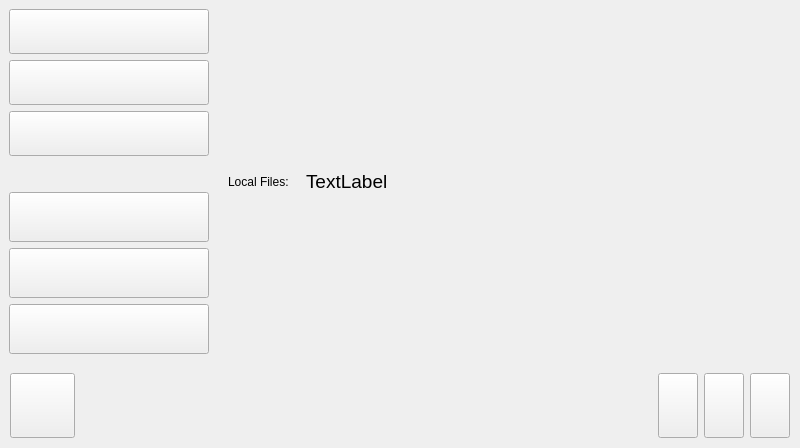
<?xml version="1.0" encoding="UTF-8"?>
<ui version="4.0">
 <class>PrintPage</class>
 <widget class="QWidget" name="PrintPage">
  <property name="geometry">
   <rect>
    <x>0</x>
    <y>0</y>
    <width>800</width>
    <height>448</height>
   </rect>
  </property>
  <property name="maximumSize">
   <size>
    <width>800</width>
    <height>448</height>
   </size>
  </property>
  <property name="windowTitle">
   <string>ControlWindow</string>
  </property>
  <layout class="QVBoxLayout" name="verticalLayout_7">
   <property name="spacing">
    <number>0</number>
   </property>
   <property name="leftMargin">
    <number>0</number>
   </property>
   <property name="topMargin">
    <number>0</number>
   </property>
   <property name="rightMargin">
    <number>0</number>
   </property>
   <property name="bottomMargin">
    <number>0</number>
   </property>
   <item>
    <layout class="QHBoxLayout" name="horizontalLayout">
     <property name="spacing">
      <number>0</number>
     </property>
     <item>
      <widget class="QWidget" name="LeftBar" native="true">
       <layout class="QVBoxLayout" name="verticalLayout_6">
        <property name="spacing">
         <number>6</number>
        </property>
        <property name="bottomMargin">
         <number>9</number>
        </property>
        <item>
         <widget class="QPushButton" name="pushbutton_SDtab">
          <property name="sizePolicy">
           <sizepolicy hsizetype="Preferred" vsizetype="Maximum">
            <horstretch>0</horstretch>
            <verstretch>0</verstretch>
           </sizepolicy>
          </property>
          <property name="minimumSize">
           <size>
            <width>160</width>
            <height>45</height>
           </size>
          </property>
          <property name="maximumSize">
           <size>
            <width>16777215</width>
            <height>16777215</height>
           </size>
          </property>
          <property name="text">
           <string/>
          </property>
          <property name="icon">
           <iconset resource="img.qrc">
            <normaloff>:/img/img/SD_2.png</normaloff>:/img/img/SD_2.png</iconset>
          </property>
          <property name="iconSize">
           <size>
            <width>160</width>
            <height>40</height>
           </size>
          </property>
         </widget>
        </item>
        <item>
         <widget class="QPushButton" name="pushbutton_USBtab">
          <property name="sizePolicy">
           <sizepolicy hsizetype="Preferred" vsizetype="Maximum">
            <horstretch>0</horstretch>
            <verstretch>0</verstretch>
           </sizepolicy>
          </property>
          <property name="minimumSize">
           <size>
            <width>160</width>
            <height>45</height>
           </size>
          </property>
          <property name="maximumSize">
           <size>
            <width>16777215</width>
            <height>16777215</height>
           </size>
          </property>
          <property name="text">
           <string/>
          </property>
          <property name="icon">
           <iconset resource="img.qrc">
            <normaloff>:/img/img/USB_2.png</normaloff>:/img/img/USB_2.png</iconset>
          </property>
          <property name="iconSize">
           <size>
            <width>160</width>
            <height>40</height>
           </size>
          </property>
         </widget>
        </item>
        <item>
         <widget class="QPushButton" name="pushbutton_Localtab">
          <property name="sizePolicy">
           <sizepolicy hsizetype="Preferred" vsizetype="Maximum">
            <horstretch>0</horstretch>
            <verstretch>0</verstretch>
           </sizepolicy>
          </property>
          <property name="minimumSize">
           <size>
            <width>160</width>
            <height>45</height>
           </size>
          </property>
          <property name="maximumSize">
           <size>
            <width>16777215</width>
            <height>16777215</height>
           </size>
          </property>
          <property name="text">
           <string/>
          </property>
          <property name="icon">
           <iconset resource="img.qrc">
            <normaloff>:/img/img/LOCAL_2.png</normaloff>:/img/img/LOCAL_2.png</iconset>
          </property>
          <property name="iconSize">
           <size>
            <width>160</width>
            <height>40</height>
           </size>
          </property>
         </widget>
        </item>
        <item>
         <spacer name="verticalSpacer">
          <property name="orientation">
           <enum>Qt::Vertical</enum>
          </property>
          <property name="sizeHint" stdset="0">
           <size>
            <width>20</width>
            <height>40</height>
           </size>
          </property>
         </spacer>
        </item>
        <item>
         <spacer name="horizontalSpacer_2">
          <property name="orientation">
           <enum>Qt::Horizontal</enum>
          </property>
          <property name="sizeType">
           <enum>QSizePolicy::Fixed</enum>
          </property>
          <property name="sizeHint" stdset="0">
           <size>
            <width>200</width>
            <height>20</height>
           </size>
          </property>
         </spacer>
        </item>
        <item>
         <widget class="QPushButton" name="pushbutton_folder_up">
          <property name="sizePolicy">
           <sizepolicy hsizetype="Preferred" vsizetype="Maximum">
            <horstretch>0</horstretch>
            <verstretch>0</verstretch>
           </sizepolicy>
          </property>
          <property name="minimumSize">
           <size>
            <width>160</width>
            <height>50</height>
           </size>
          </property>
          <property name="maximumSize">
           <size>
            <width>16777215</width>
            <height>16777215</height>
           </size>
          </property>
          <property name="text">
           <string/>
          </property>
          <property name="icon">
           <iconset resource="img.qrc">
            <normaloff>:/img/img/Up_one_folder.png</normaloff>:/img/img/Up_one_folder.png</iconset>
          </property>
          <property name="iconSize">
           <size>
            <width>160</width>
            <height>40</height>
           </size>
          </property>
         </widget>
        </item>
        <item>
         <widget class="QPushButton" name="pushbutton_folder_open">
          <property name="sizePolicy">
           <sizepolicy hsizetype="Preferred" vsizetype="Maximum">
            <horstretch>0</horstretch>
            <verstretch>0</verstretch>
           </sizepolicy>
          </property>
          <property name="minimumSize">
           <size>
            <width>160</width>
            <height>50</height>
           </size>
          </property>
          <property name="maximumSize">
           <size>
            <width>16777215</width>
            <height>16777215</height>
           </size>
          </property>
          <property name="text">
           <string/>
          </property>
          <property name="icon">
           <iconset resource="img.qrc">
            <normaloff>:/img/img/Open_folder.png</normaloff>:/img/img/Open_folder.png</iconset>
          </property>
          <property name="iconSize">
           <size>
            <width>160</width>
            <height>40</height>
           </size>
          </property>
         </widget>
        </item>
        <item>
         <widget class="QPushButton" name="pushbutton_scan_sd">
          <property name="sizePolicy">
           <sizepolicy hsizetype="Preferred" vsizetype="Maximum">
            <horstretch>0</horstretch>
            <verstretch>0</verstretch>
           </sizepolicy>
          </property>
          <property name="minimumSize">
           <size>
            <width>160</width>
            <height>50</height>
           </size>
          </property>
          <property name="maximumSize">
           <size>
            <width>16777215</width>
            <height>16777215</height>
           </size>
          </property>
          <property name="text">
           <string/>
          </property>
          <property name="icon">
           <iconset resource="img.qrc">
            <normaloff>:/img/img/Scan_2.png</normaloff>:/img/img/Scan_2.png</iconset>
          </property>
          <property name="iconSize">
           <size>
            <width>160</width>
            <height>40</height>
           </size>
          </property>
         </widget>
        </item>
       </layout>
      </widget>
     </item>
     <item>
      <widget class="QStackedWidget" name="stackedPrintingOptions">
       <property name="currentIndex">
        <number>2</number>
       </property>
       <widget class="QWidget" name="SDMainLayout">
        <property name="font">
         <font>
          <family>.AppleSystemUIFont</family>
         </font>
        </property>
        <layout class="QVBoxLayout" name="verticalLayout_2">
         <property name="spacing">
          <number>0</number>
         </property>
         <property name="leftMargin">
          <number>0</number>
         </property>
         <property name="topMargin">
          <number>0</number>
         </property>
         <property name="rightMargin">
          <number>0</number>
         </property>
         <property name="bottomMargin">
          <number>0</number>
         </property>
         <item>
          <layout class="QHBoxLayout" name="Text">
           <property name="spacing">
            <number>0</number>
           </property>
           <property name="leftMargin">
            <number>10</number>
           </property>
           <property name="topMargin">
            <number>10</number>
           </property>
           <property name="rightMargin">
            <number>10</number>
           </property>
           <property name="bottomMargin">
            <number>10</number>
           </property>
           <item>
            <widget class="QLabel" name="sd_pathlabel">
             <property name="font">
              <font>
               <family>.AppleSystemUIFont</family>
               <pointsize>14</pointsize>
              </font>
             </property>
             <property name="text">
              <string>SD Card Files:     </string>
             </property>
            </widget>
           </item>
          </layout>
         </item>
         <item>
          <layout class="QHBoxLayout" name="SDTableLayout"/>
         </item>
        </layout>
       </widget>
       <widget class="QWidget" name="USBMainLayout">
        <layout class="QVBoxLayout" name="verticalLayout">
         <property name="spacing">
          <number>0</number>
         </property>
         <property name="leftMargin">
          <number>0</number>
         </property>
         <property name="topMargin">
          <number>0</number>
         </property>
         <property name="rightMargin">
          <number>0</number>
         </property>
         <property name="bottomMargin">
          <number>0</number>
         </property>
         <item>
          <layout class="QHBoxLayout" name="Text2">
           <property name="spacing">
            <number>0</number>
           </property>
           <property name="leftMargin">
            <number>10</number>
           </property>
           <property name="topMargin">
            <number>10</number>
           </property>
           <property name="rightMargin">
            <number>10</number>
           </property>
           <property name="bottomMargin">
            <number>10</number>
           </property>
           <item>
            <widget class="QLabel" name="USB_Label">
             <property name="text">
              <string>USB Files:    </string>
             </property>
            </widget>
           </item>
           <item>
            <widget class="QLabel" name="usb_pathlabel">
             <property name="sizePolicy">
              <sizepolicy hsizetype="Expanding" vsizetype="Preferred">
               <horstretch>0</horstretch>
               <verstretch>0</verstretch>
              </sizepolicy>
             </property>
             <property name="font">
              <font>
               <pointsize>14</pointsize>
              </font>
             </property>
             <property name="text">
              <string>TextLabel</string>
             </property>
            </widget>
           </item>
          </layout>
         </item>
         <item>
          <layout class="QHBoxLayout" name="USBTableLayout"/>
         </item>
        </layout>
       </widget>
       <widget class="QWidget" name="LocalMainLayout">
        <layout class="QVBoxLayout" name="verticalLayout_4">
         <property name="spacing">
          <number>0</number>
         </property>
         <property name="leftMargin">
          <number>0</number>
         </property>
         <property name="topMargin">
          <number>0</number>
         </property>
         <property name="rightMargin">
          <number>0</number>
         </property>
         <property name="bottomMargin">
          <number>0</number>
         </property>
         <item>
          <layout class="QHBoxLayout" name="Text3">
           <property name="spacing">
            <number>0</number>
           </property>
           <property name="leftMargin">
            <number>10</number>
           </property>
           <property name="topMargin">
            <number>10</number>
           </property>
           <property name="rightMargin">
            <number>10</number>
           </property>
           <property name="bottomMargin">
            <number>10</number>
           </property>
           <item>
            <widget class="QLabel" name="Local_Label">
             <property name="text">
              <string>Local Files:     </string>
             </property>
            </widget>
           </item>
           <item>
            <widget class="QLabel" name="loc_pathlabel">
             <property name="sizePolicy">
              <sizepolicy hsizetype="Expanding" vsizetype="Preferred">
               <horstretch>0</horstretch>
               <verstretch>0</verstretch>
              </sizepolicy>
             </property>
             <property name="font">
              <font>
               <pointsize>14</pointsize>
              </font>
             </property>
             <property name="text">
              <string>TextLabel</string>
             </property>
            </widget>
           </item>
          </layout>
         </item>
         <item>
          <layout class="QHBoxLayout" name="LocalTableLayout"/>
         </item>
        </layout>
       </widget>
      </widget>
     </item>
    </layout>
   </item>
   <item>
    <widget class="QWidget" name="BottomBar" native="true">
     <layout class="QHBoxLayout" name="horizontalLayout_2">
      <property name="leftMargin">
       <number>10</number>
      </property>
      <property name="topMargin">
       <number>10</number>
      </property>
      <property name="rightMargin">
       <number>10</number>
      </property>
      <property name="bottomMargin">
       <number>10</number>
      </property>
      <item>
       <widget class="QPushButton" name="Back">
        <property name="sizePolicy">
         <sizepolicy hsizetype="Maximum" vsizetype="Maximum">
          <horstretch>0</horstretch>
          <verstretch>0</verstretch>
         </sizepolicy>
        </property>
        <property name="minimumSize">
         <size>
          <width>65</width>
          <height>65</height>
         </size>
        </property>
        <property name="maximumSize">
         <size>
          <width>16777215</width>
          <height>16777215</height>
         </size>
        </property>
        <property name="focusPolicy">
         <enum>Qt::NoFocus</enum>
        </property>
        <property name="text">
         <string/>
        </property>
        <property name="icon">
         <iconset resource="img.qrc">
          <normaloff>:/img/img/Small_arrow.png</normaloff>:/img/img/Small_arrow.png</iconset>
        </property>
        <property name="iconSize">
         <size>
          <width>55</width>
          <height>55</height>
         </size>
        </property>
       </widget>
      </item>
      <item>
       <spacer name="horizontalSpacer">
        <property name="orientation">
         <enum>Qt::Horizontal</enum>
        </property>
        <property name="sizeType">
         <enum>QSizePolicy::Expanding</enum>
        </property>
        <property name="sizeHint" stdset="0">
         <size>
          <width>282</width>
          <height>40</height>
         </size>
        </property>
       </spacer>
      </item>
      <item>
       <widget class="QPushButton" name="pushbutton_stop_print">
        <property name="sizePolicy">
         <sizepolicy hsizetype="Maximum" vsizetype="Maximum">
          <horstretch>0</horstretch>
          <verstretch>0</verstretch>
         </sizepolicy>
        </property>
        <property name="minimumSize">
         <size>
          <width>0</width>
          <height>65</height>
         </size>
        </property>
        <property name="maximumSize">
         <size>
          <width>16777215</width>
          <height>16777215</height>
         </size>
        </property>
        <property name="text">
         <string/>
        </property>
        <property name="icon">
         <iconset resource="img.qrc">
          <normaloff>:/img/img/Stop_Print.png</normaloff>:/img/img/Stop_Print.png</iconset>
        </property>
        <property name="iconSize">
         <size>
          <width>120</width>
          <height>60</height>
         </size>
        </property>
       </widget>
      </item>
      <item>
       <widget class="QPushButton" name="pushbutton_start_print">
        <property name="sizePolicy">
         <sizepolicy hsizetype="Maximum" vsizetype="Maximum">
          <horstretch>0</horstretch>
          <verstretch>0</verstretch>
         </sizepolicy>
        </property>
        <property name="minimumSize">
         <size>
          <width>0</width>
          <height>65</height>
         </size>
        </property>
        <property name="maximumSize">
         <size>
          <width>16777215</width>
          <height>16777215</height>
         </size>
        </property>
        <property name="text">
         <string/>
        </property>
        <property name="icon">
         <iconset resource="img.qrc">
          <normaloff>:/img/img/Start_Print.png</normaloff>:/img/img/Start_Print.png</iconset>
        </property>
        <property name="iconSize">
         <size>
          <width>120</width>
          <height>60</height>
         </size>
        </property>
       </widget>
      </item>
      <item>
       <widget class="QPushButton" name="pushbutton_active_print">
        <property name="sizePolicy">
         <sizepolicy hsizetype="Maximum" vsizetype="Maximum">
          <horstretch>0</horstretch>
          <verstretch>0</verstretch>
         </sizepolicy>
        </property>
        <property name="minimumSize">
         <size>
          <width>0</width>
          <height>65</height>
         </size>
        </property>
        <property name="maximumSize">
         <size>
          <width>16777215</width>
          <height>16777215</height>
         </size>
        </property>
        <property name="text">
         <string/>
        </property>
        <property name="icon">
         <iconset resource="img.qrc">
          <normaloff>:/img/img/Active_Print.png</normaloff>:/img/img/Active_Print.png</iconset>
        </property>
        <property name="iconSize">
         <size>
          <width>120</width>
          <height>60</height>
         </size>
        </property>
       </widget>
      </item>
     </layout>
    </widget>
   </item>
  </layout>
 </widget>
 <resources>
  <include location="img.qrc"/>
 </resources>
 <connections/>
</ui>
